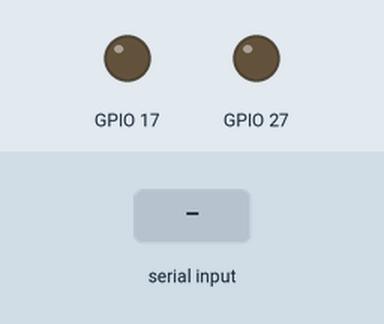
Recording of a program running on a simulated Raspberry Pi (BCM pin numbers). Shown: output pins drawn as LEDs (lit = HIGH). Inputs (shaded band) come from the test bench. What the program prints to the terminal is not drawn. At 3.3 s the program stops and its outputs stay as they are.

Above: at 1.2 s.
1.3 s: "w" typed at the terminal
At 2.1 s:
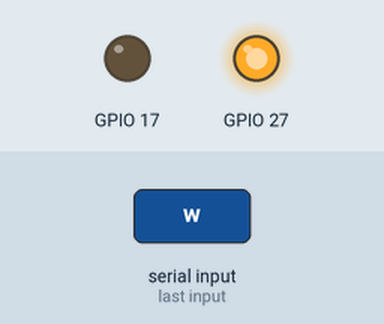
At 2.8 s:
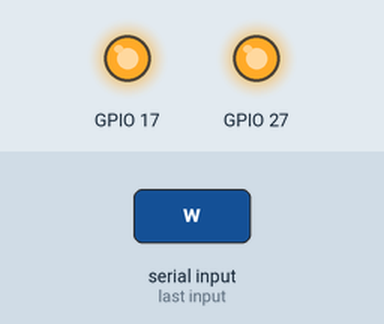
Timing chart, 0 to 4.8 s (numbered marks = the images above; inputs shaded):
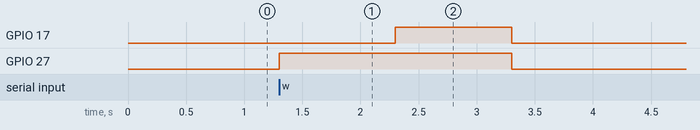

The program:

blink.py
```python
#EJEMPLO DE BLINKING CON RASPBERRY PI
#Escrito por Gl4r3
import RPi.GPIO as GPIO #importamos la libreria y cambiamos su nombre por "GPIO"
import time #necesario para los delays
import sys
#establecemos el sistema de numeracion que queramos, en mi caso BCM
GPIO.setmode(GPIO.BCM)

#configuramos el pin GPIO17 como una salida
GPIO.setup(17, GPIO.OUT)
GPIO.setup(27, GPIO.OUT)
#encendemos y apagamos el led 5 vec


#for i in range(0,1):
x='si'
while x=='si':
 tecla = sys.stdin.read(1)
 if tecla == 'w':
#    GPIO.output((17, GPIO.LOW)
#    time.sleep(1)
#    GPIO.output(27, GPIO.LOW)
#    time.sleep(1)
     GPIO.output(27, GPIO.HIGH)
     time.sleep(1)
     GPIO.output(17, GPIO.HIGH)
     time.sleep(1)
 else:
    x='no'
    print 'se sale del ciclo'


 if tecla == 'a':
    GPIO.output(17, GPIO.HIGH)
    time.sleep(1)
    GPIO.output(27, GPIO.HIGH)
    time.sleep(1)
#    GPIO.output(27, GPIO.HIGH)
#    time.sleep(1)
#    GPIO.output(17, GPIO.LOW)
#    time.sleep(1)
 else:
    x='no'
    print 'se sale del ciclo'

GPIO.cleanup()  #devuelve los pines a su estado inicial
```

Measured:
- after the input at 1.3 s, GPIO 17: LOW → HIGH after 1.0 s, → LOW 1.0 s later; GPIO 27: LOW → HIGH at once, → LOW 2.0 s later
